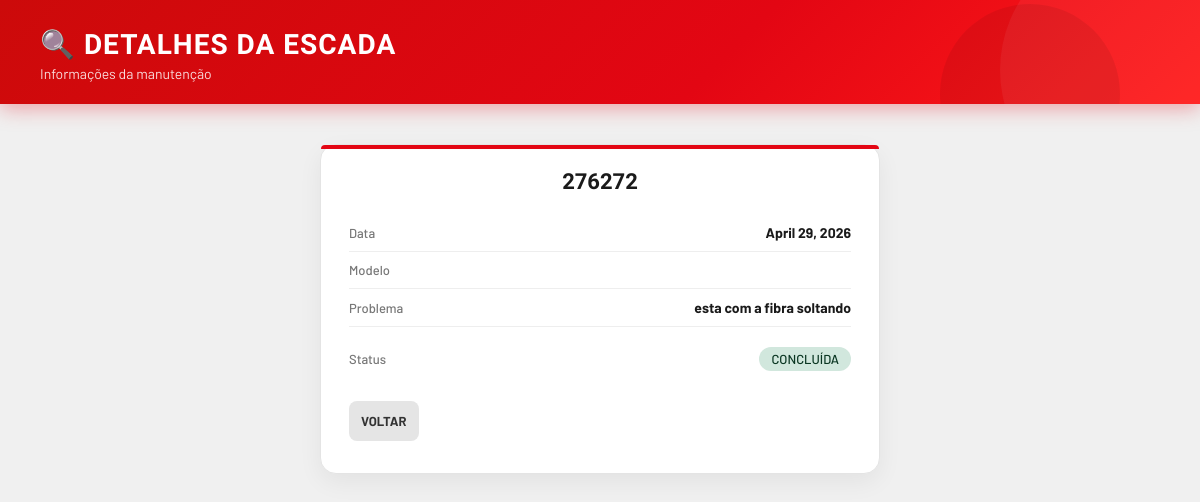
The app's page /escadas/4/ with its own data.
### manutencao_app/models.py (models this page shows, shortened)
class Escada(models.Model):
    codigo = models.CharField(max_length=20)
    data_envio = models.DateField()
    problema = models.CharField(max_length=100)
    STATUS_CHOICE = [
        ('pendente', 'Pendente'),
        ('em_manutencao', 'Em manutenção'),
        ('concluida', 'Concluída'),
    ]
    MODELO_CHOICE = [
        ('escada_es-ca_fort_tesoura_pequena', 'ESCADA ES-CA FORT TESOURA PEQUENA'),
        ('escada_es-ca_fort_6m_extensiva', 'ESCADA ES-CA FORT 6M EXTENSIVA'),
    ]
    modelo = models.CharField(max_length=40, choices=MODELO_CHOICE, default='')
    status = models.CharField(max_length=20, choices=STATUS_CHOICE, default='pendente')

### manutencao_app/views.py (the view)
# urls.py: path('escadas/<int:id>/', views.detalhe_escada, name='detalhe_escada'),
def detalhe_escada(request, id):
    escada = get_object_or_404(Escada, id=id)
    return render(request, 'manutencao_app/detalhe_escada.html', {'escada': escada})

### manutencao_app/templates/manutencao_app/detalhe_escada.html (shortened to what this page needs)
{% extends 'manutencao_app/base.html' %}
{% load static %}
{% block extra_css %}
<link rel="stylesheet" href="{% static 'manutencao_app/detalhe_escada.css' %}">
{% endblock %}
{% block conteudo %}
<div class="topo">
    <h1>🔍 Detalhes da Escada</h1>
    <p>Informações da manutenção</p>
</div>
<div class="container-detalhe">
    <div class="card-detalhe">
    <h2>{{ escada.codigo }}</h2>
    <div class="info">
        <span>Data</span>
        <strong>{{ escada.data_envio }}</strong>
    </div>
    <div class="info">
        <span>Modelo</span>
    </div>
    <div class="info">
        <span>Problema</span>
        <strong>{{ escada.problema }}</strong>
    </div>
    <div class="info status-linha">
        <span>Status</span>
        <span class="status {{ escada.status }}">{{ escada.get_status_display }}</span>
    </div>
    <div class="botoes">
        <a href="{% url 'lista_escadas' %}">
            <button class="botao voltar">Voltar</button>
        </a>
    </div>
</div>
{% endblock %}

### manutencao_app/static/manutencao_app/style.css (style rules this page uses)
*, *::before, *::after { margin: 0; padding: 0; box-sizing: border-box; }
body { font-family: Arial, sans-serif; background: #f0f0f0; color: #1a1a1a; }
button { cursor: pointer; }
a { text-decoration: none; color: inherit; }

### manutencao_app/static/manutencao_app/detalhe_escada.css (style rules this page uses)
body { background: #f0f0f0; font-family: 'Barlow', sans-serif; color: #1a1a1a; }
.topo { background: linear-gradient(135deg, #cc0a0a 0%, #e30613 60%, #ff1a1a 100%); padding: 28px 40px 22px; position: relative; overflow: hidden; box-shadow: 0 4px 20px rgba(227,6,19,0.35); }
.topo::before { content: ''; position: absolute; right: -60px; top: -60px; width: 260px; height: 260px; border-radius: 50%; background: rgba(255,255,255,0.06); }
.topo::after { content: ''; position: absolute; right: 80px; bottom: -80px; width: 180px; height: 180px; border-radius: 50%; background: rgba(0,0,0,0.07); }
.topo h1 { font-family: 'Barlow Condensed', sans-serif; font-size: 28px; font-weight: 800; color: #fff; text-transform: uppercase; letter-spacing: 1px; }
.topo p { color: rgba(255,255,255,0.85); font-size: 14px; margin-top: 4px; }
.container-detalhe { max-width: 600px; margin: 40px auto; padding: 0 20px; }
.card-detalhe { background: #fff; border-radius: 16px; border: 1px solid #e4e4e4; padding: 32px 28px; box-shadow: 0 8px 25px rgba(0,0,0,0.06); display: flex; flex-direction: column; gap: 10px; }
.card-detalhe h2 { font-family: 'Barlow Condensed', sans-serif; font-size: 22px; font-weight: 700; text-align: center; text-transform: uppercase; margin-bottom: 16px; }
.status { display: inline-block; margin-left: 8px; padding: 4px 12px; border-radius: 20px; font-size: 11px; font-weight: 700; text-transform: uppercase; }
.status.concluida { background: #d1e7dd; color: #0a3622; }
.botoes { display: flex; flex-direction: column; gap: 12px; margin-top: 20px; }
.botao { padding: 12px; border-radius: 8px; border: none; font-family: 'Barlow', sans-serif; font-weight: 700; font-size: 13px; text-transform: uppercase; cursor: pointer; transition: 0.2s; }
.botao.voltar { background: #e5e5e5; color: #333; }
.info { display: flex; justify-content: space-between; align-items: center; padding: 10px 0; border-bottom: 1px solid #eee; }
.info span { font-size: 13px; color: #777; font-weight: 500; }
.info strong { font-size: 14px; color: #1a1a1a; }
.status-linha { border-bottom: none; margin-top: 10px; }
.card-detalhe { gap: 0; }
.card-detalhe h2 { margin-bottom: 20px; }
.card-detalhe::before { content: ''; display: block; height: 4px; background: #e30613; border-radius: 16px 16px 0 0; margin: -32px -28px 20px; }

### records on screen
Escada: codigo "276272", data_envio "April 29, 2026", problema "esta com a fibra soltando", status "CONCLUÍDA"
